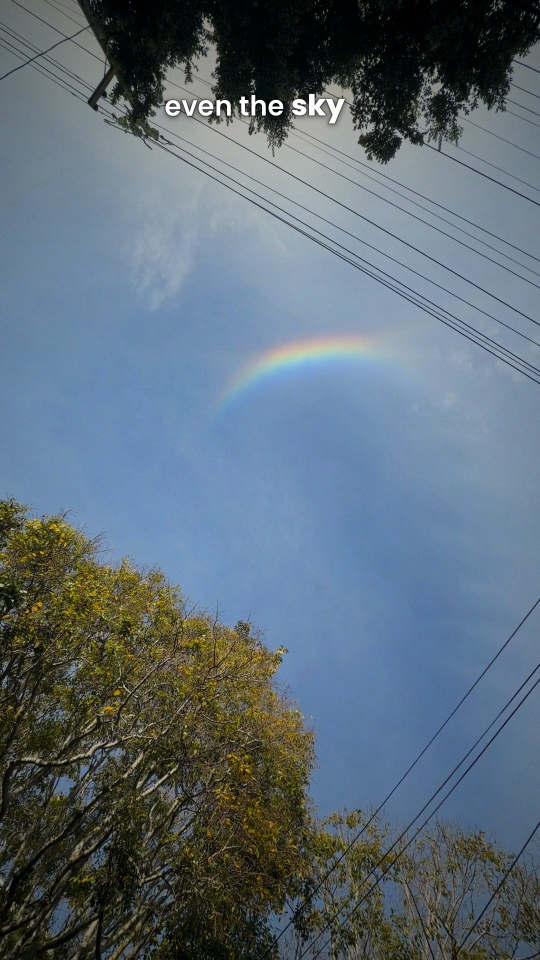
#> input picture styles/samples/golden-vlog/1_sky_caption.jpg, 1080 x 1920 px (shown at 1/2 size)
$ python -i toybox.py   (imports and definitions only)
#> lines starting #> are read from the running program, lines starting #| are printed output that depends on the picture; after the words box and inside, x2 and y2 are one past the last pixel; in counts of white or black regions, pixels touching at a corner belong together
#> further down, picture is the input picture: PIL image 1080x1920 RGB; mean R, G, B 93, 107.8, 119
"""Toybox kit: the cartoonish pieces of Harnoor's Toybox style (PIL, 1080x1920, RGBA frames).

Pulled out of the first Toybox build (videos/system-design-reel/scripts/build.py, not committed).
Every function returns or draws on PIL RGBA images, so a build script can composite per frame:

    import toybox as tb
    bg = tb.paper_bg()                              # cobalt-blue mottled paper, make once
    fr = tb.split(top_rgb, face_rgb)                # hard 50/50: visual on top, face below
    tb.caption(fr, 'animated diagrams', cy=960)     # lowercase handwritten caption on the seam
    card = tb.card(screenshot_rgb, width=770)       # rounded phone-width card with a soft shadow
    im, xy = tb.zoom_in(card, t0, t, cx, cy)        # pop-in from 82% with a blur that clears
    art = tb.word_art('free', 120)                  # multicolour bubble letters with dot texture
    pill = tb.cta_pill('scale')                     # white pill: handwritten "comment" + blue keyword box

Fonts: fonts/gaegu/Gaegu-Bold.ttf (captions, OFL) and fonts/poppins/Poppins-Black.ttf (word art, keyword).
"""
from pathlib import Path
import numpy as np
from PIL import Image, ImageDraw, ImageFont, ImageFilter

REPO = Path(__file__).resolve().parents[4]
W, H, HALF = 1080, 1920, 960
BLUE = (30, 111, 196)            # cobalt paper stage
SITE_CREAM = (244, 235, 224)     # warm cream for drawn UI and placeholder cards
INK = (25, 25, 60)               # bubble-letter outline
ART_COLORS = [(255, 94, 120), (255, 176, 46), (64, 196, 120), (70, 170, 255), (170, 110, 255), (255, 120, 200)]
CAP_FONT = str(REPO / 'fonts/gaegu/Gaegu-Bold.ttf')
ART_FONT = str(REPO / 'fonts/poppins/Poppins-Black.ttf')
CHIP_FONT = str(REPO / 'fonts/poppins/Poppins-SemiBold.ttf')

_fc = {}


# [4 lines left out: function font, not called in this run]


def ease(x):
    x = min(max(x, 0), 1)
    return 1 - (1 - x) ** 3


def tracked(txt, f, track):
    return sum(f.getlength(ch) + track for ch in txt) - track


# [12 lines left out: function paper_bg, not called in this run]


_capc = {}


# [25 lines left out: functions caption_img, caption, not called in this run]


def rounded(im, r):
#> called with r = 30
    m = Image.new('L', im.size, 0)
#> m: PIL image 770x1368 L; every value is 0
    ImageDraw.Draw(m).rounded_rectangle((0, 0, im.width - 1, im.height - 1), r, fill=255)
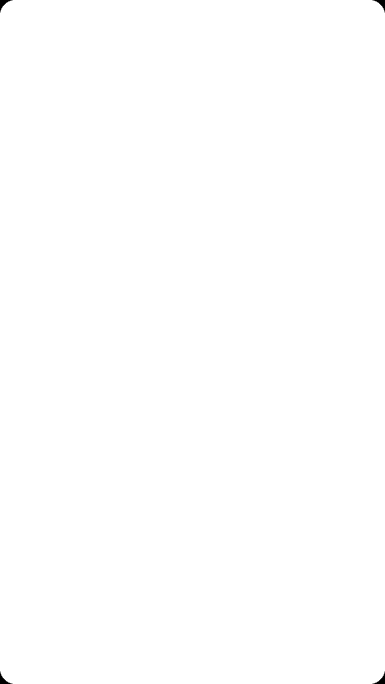
#> m: PIL image 770x1368 L (shown at 1/2 size); 99.9% white; 4 black regions, box (x1, y1, x2, y2) and area: (0, 0, 25, 25) 203, (745, 0, 770, 25) 203, (0, 1343, 25, 1368) 203, (745, 1343, 770, 1368) 203
    out = im.convert('RGBA'); out.putalpha(m); return out


def with_shadow(card, blur=26, off=18, alpha=110):
#> called with blur = 26, off = 18, alpha = 110
    pad = blur * 2
#> pad = 52
    sh = Image.new('RGBA', (card.width + 2 * pad, card.height + 2 * pad + off), (0, 0, 0, 0))
#> sh: PIL image 874x1490 RGBA; every value is 0
    a = Image.new('L', sh.size, 0); a.paste(card.getchannel('A').point(lambda v: v * alpha // 255), (pad, pad + off))
#> after `a = Image.new('L', sh.size, 0)`: a: PIL image 874x1490 L; every value is 0
#> after `a.paste(card.getchannel('A').point(lambda v: v * alpha // 255), (pad, `:
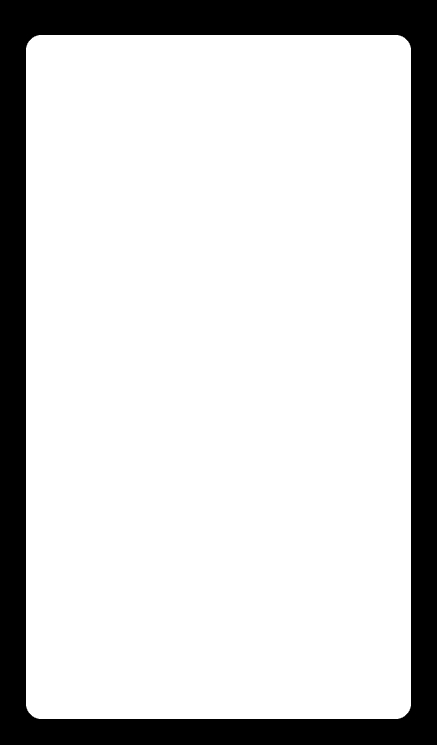
#> a: PIL image 874x1490 L (shown at 1/2 size); values 0 (black) and 110 (white), 80.8% white; 1 black region, box (x1, y1, x2, y2) and area: (0, 0, 874, 1490) 249712
    sh.putalpha(a.filter(ImageFilter.GaussianBlur(blur)))
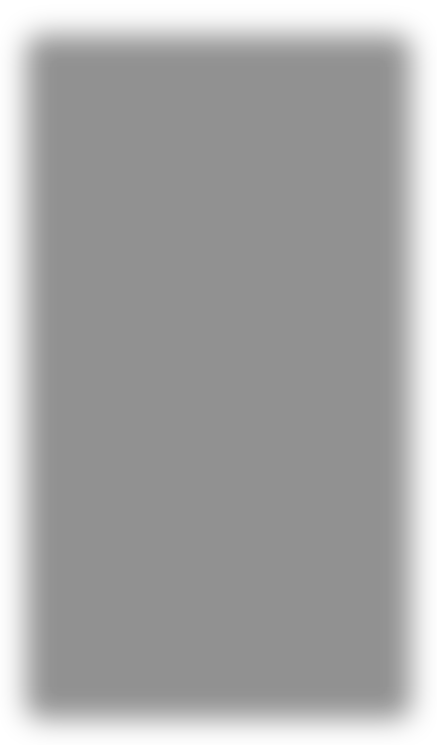
#> sh: PIL image 874x1490 RGBA (shown at 1/2 size); mean R, G, B, A 0, 0, 0, 88.9; transparent parts drawn white
    sh.alpha_composite(card, (pad, pad))
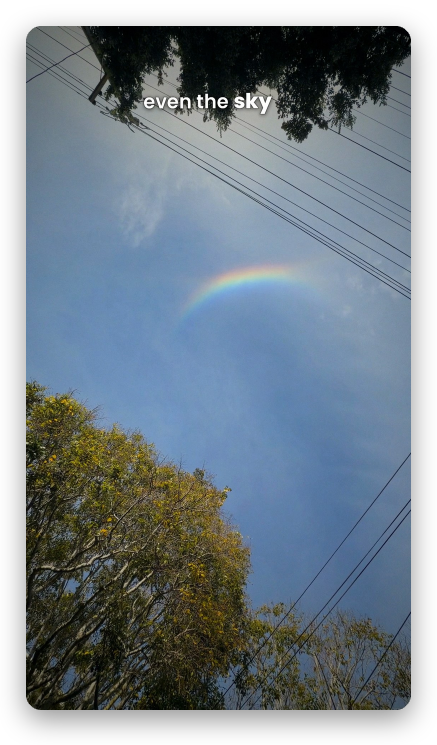
#> sh: PIL image 874x1490 RGBA (shown at 1/2 size); mean R, G, B, A 75.2, 87.1, 96.3, 210.1; transparent parts drawn white
    return sh, pad


def card(img, width=770, radius=30, aspect=None):
    """phone-width card (770 px) from a screenshot; aspect crops to w/h around the centre (1.62 for stack cards)."""
    img = img.convert('RGB')
    if aspect:
        h = int(img.width / aspect); y0 = max(0, (img.height - h) // 2)
        img = img.crop((0, y0, img.width, y0 + h))
    img = img.resize((width, int(img.height * width / img.width)), Image.LANCZOS)
    return with_shadow(rounded(img, radius), blur=26 if width > 700 else 20, off=18 if width > 700 else 12)


# [83 lines left out: functions zoom_in, word_art, pop, chip, cta_pill, split, not called in this run]

>>> from PIL import Image
>>> picture = Image.open('../../../../styles/samples/golden-vlog/1_sky_caption.jpg')
>>> result = card(picture)

$ run again, on styles/samples/golden-vlog/2_cutouts.jpg
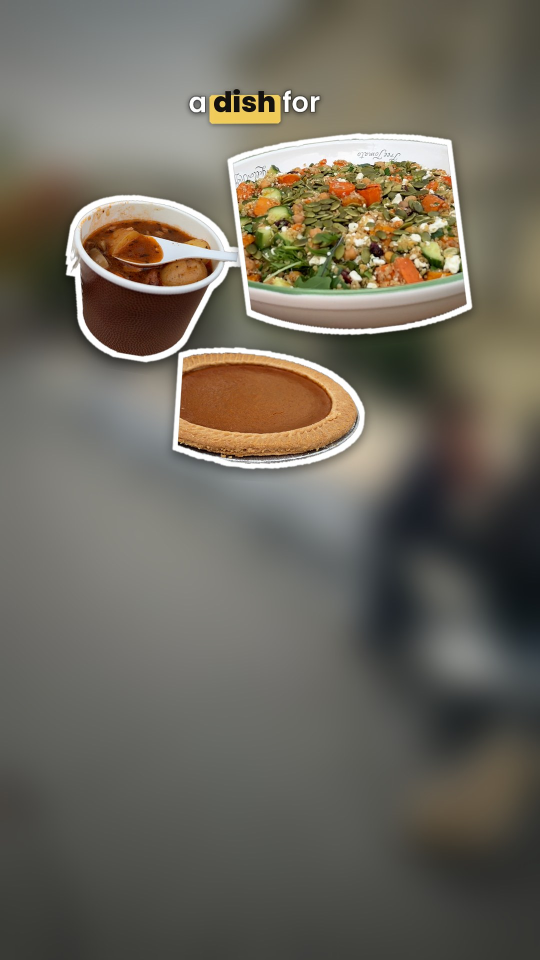
#> input picture styles/samples/golden-vlog/2_cutouts.jpg, 1080 x 1920 px (shown at 1/2 size)
#> picture is the input picture: PIL image 1080x1920 RGB; mean R, G, B 109.7, 104.7, 93.2
#> pad = 52
#> a: PIL image 874x1490 L; every value is 0
#> a: PIL image 874x1490 L; values 0 (black) and 110 (white), 80.8% white; 1 black region, box (x1, y1, x2, y2) and area: (0, 0, 874, 1490) 249712
#> in with_shadow, `sh.alpha_composite(card, (pad, pad))`:
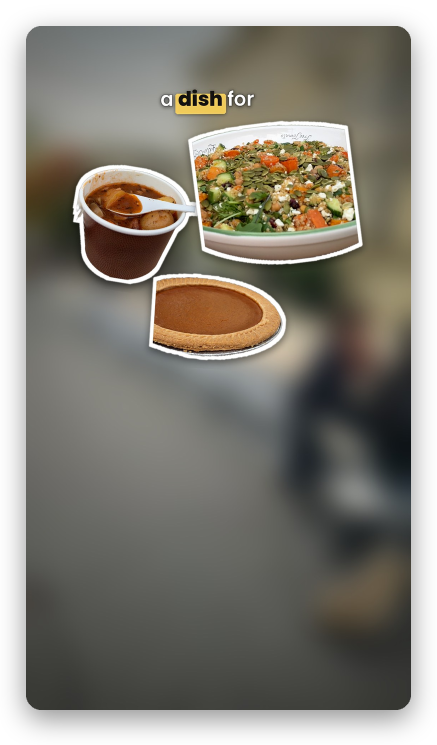
#> sh: PIL image 874x1490 RGBA (shown at 1/2 size); mean R, G, B, A 88.7, 84.6, 75.3, 210.1; transparent parts drawn white
